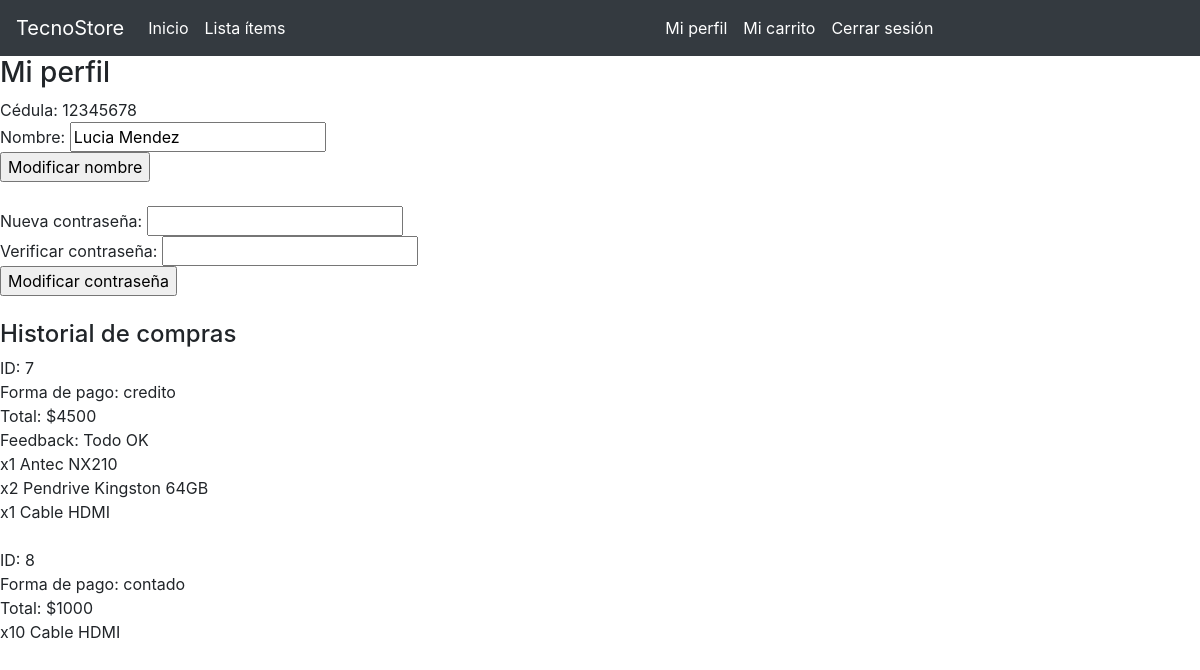
Page /mi_perfil.php (signed in) on the committed database.
### tables this page shows
CREATE TABLE `clientes` (
  `ci` char(8) NOT NULL,
  `pass` varchar(30) NOT NULL,
  `nombre_completo` varchar(100) NOT NULL
);

CREATE TABLE `compras` (
  `id` int UNSIGNED NOT NULL,
  `ci_cliente` char(8) NOT NULL,
  `tipo_pago` enum('contado','debito','credito') NOT NULL,
  `total` float UNSIGNED NOT NULL,
  `feedback` text
);

CREATE TABLE `compras_items` (
  `id_compra` int UNSIGNED NOT NULL,
  `codigo_item` char(8) NOT NULL,
  `cantidad` smallint UNSIGNED NOT NULL
);

CREATE TABLE `items` (
  `codigo` char(8) NOT NULL,
  `nombre` varchar(100) NOT NULL,
  `precio` float UNSIGNED NOT NULL,
  `stock` int UNSIGNED NOT NULL
);

### public/logica.php (the view, shortened to what this page needs)
<?php
function mostrar_cliente($ci) {
  $conex = conectar_db();
  $mostrar_cliente_ps = $conex->prepare("SELECT ci, nombre_completo FROM clientes WHERE ci=?");
  $mostrar_cliente_ps->bind_param("s", $ci);
  $mostrar_cliente_ps->execute();
  $mostrar_cliente_ps->store_result();
  $mostrar_cliente_ps->bind_result($ci, $nombre_completo);
  while ($mostrar_cliente_ps->fetch()) {
    echo('Cédula: ' . $ci . '<br />');
    echo('<form action="' . htmlspecialchars($_SERVER['PHP_SELF']) . '" method="post">');
    echo('Nombre: <input type="text" name="nombre_completo" value="' . $nombre_completo . '" required /><br />');
    echo('<input type="submit" name="submit_nombre" value="Modificar nombre" /></form>');
    echo('<form action="' . htmlspecialchars($_SERVER['PHP_SELF']) . '" method="post">');
    echo('<br />Nueva contraseña: <input type="password" name="n_pass" required /><br />');
    echo('Verificar contraseña: <input type="password" name="n_pass2" required /><br />');
    echo('<input type="submit" name="submit_pass" value="Modificar contraseña" /></form><br />');
  }
}
function historial_compras($ci) {
  $conex = conectar_db();
  $historial_compras_ps = $conex->prepare("SELECT id, tipo_pago, total, feedback FROM compras WHERE ci_cliente=?");
  $historial_compras_ps->bind_param("s", $ci);
  $historial_compras_ps->execute();
  $historial_compras_ps->store_result();
  $historial_compras_ps->bind_result($id, $tipo_pago, $total, $feedback);
  $historial_items_ps = $conex->prepare("SELECT c_i.codigo_item, i.nombre, c_i.cantidad FROM compras_items AS c_i JOIN items AS i ON c_i.codigo_item=i.codigo WHERE c_i.id_compra=?");
  while($historial_compras_ps->fetch()) {
    echo("ID: " . $id . "<br />");
    echo("Forma de pago: " . $tipo_pago . "<br />");
    echo("Total: $" . $total . "<br />");
    if ($feedback != "") echo("Feedback: " . $feedback . "<br />");
    $historial_items_ps->bind_param("i", $id);
    $historial_items_ps->execute();
    $historial_items_ps->store_result();
    $historial_items_ps->bind_result($cod, $nombre, $cant);
    while($historial_items_ps->fetch()) {
      echo("x" .$cant . " " . $nombre . "<br />");
    }
    echo("<br />");
  }
}
?>

### public/mi_perfil.php (shortened to what this page needs)
<?php
require("logica.php");
?>
<!DOCTYPE html>
<html>
<head>
	<link rel="stylesheet" href="https://maxcdn.bootstrapcdn.com/bootstrap/4.0.0/css/bootstrap.min.css">
</head>
<body>
	<nav class="navbar navbar-expand-lg navbar-dark bg-dark">
		<a class="navbar-brand" href="#">TecnoStore</a>
		<div class="collapse navbar-collapse" id="navbarSupportedContent">
			<?php include("header.php") ?>
		</div>
	</nav>
<h3>Mi perfil</h3>
	<?php mostrar_cliente($_SESSION['logged']) ?>
	<h4>Historial de compras</h4>
	<?php historial_compras($_SESSION['logged'])?>
</body>
</html>

### public/header.php (shortened to what this page needs)
<?php
	echo('<ul class="navbar-nav mr-auto">');
	echo('
		<li class="nav-item active">
			<a class="nav-link" href="index.php">Inicio <span class="sr-only">(current)</span></a>
		</li>
	');
	echo('
		<li class="nav-item active">
			<a class="nav-link" href="lista_items.php">Lista ítems<span class="sr-only">(current)</span></a>
		</li>
	');
	echo('</ul>');
	echo('<ul class="navbar-nav ml-auto">');
	if(!empty($_SESSION['logged'])){
		if ($_SESSION['logged'] != "admin") {
			echo('
				<li class="nav-item active">
					<a class="nav-link" href="mi_perfil.php">Mi perfil<span class="sr-only">(current)</span></a>
				</li>
			');
			echo('
				<li class="nav-item active">
					<a class="nav-link" href="carrito.php">Mi carrito<span class="sr-only">(current)</span></a>
				</li>
			');
		}
	}
	if(! empty($_SESSION['logged'])) {
		echo('
		<li class="nav-item active">
			<a class="nav-link" href="logout.php">Cerrar sesión<span class="sr-only">(current)</span></a>
		</li>
		');
	}
	echo('</ul>');
?>

### rows in the picture
clientes: ci "12345678", nombre_completo "Lucia Mendez"
compras: id "7", tipo_pago "credito", total "4500", feedback "Todo OK"
compras_items: cantidad "1", codigo_item.nombre "Antec NX210"
compras_items: cantidad "2", codigo_item.nombre "Pendrive Kingston 64GB"
compras_items: cantidad "1", codigo_item.nombre "Cable HDMI"
compras: id "8", tipo_pago "contado", total "1000"
compras_items: cantidad "10", codigo_item.nombre "Cable HDMI"
